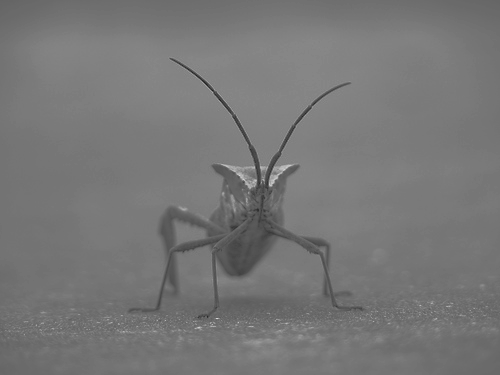
#> input picture Test 2 Practice/Problem02/stinkboi.png, 500 x 375 px
$ python problem02.py
#> lines starting #> are read from the running program, lines starting #| are printed output that depends on the picture; after the words box and inside, x2 and y2 are one past the last pixel; in counts of white or black regions, pixels touching at a corner belong together
# -*- coding: utf-8 -*-
"""
Created on Mon Oct 26 11:07:59 2020

@author: haden
"""

import matplotlib.pyplot as plt
import matplotlib.image as image
im = image.imread('stinkboi.png')
#> im is the input picture: shape (375, 500) float32; min 0.118, max 0.843, mean 0.466
mask = (im<0.1) | (im>0.39)
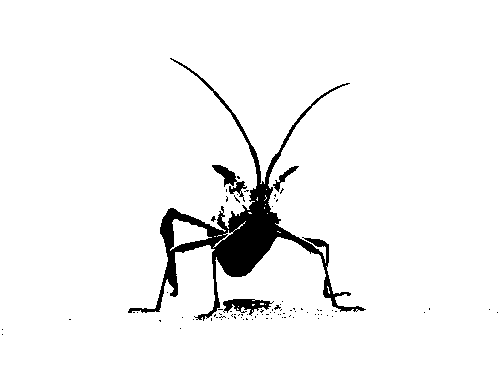
#> mask: shape (375, 500) bool; 95.4% white; 85 black regions (81 under 20 px), largest, box (x1, y1, x2, y2) and area: (128, 58, 366, 321) 7423, (223, 299, 274, 316) 434, (212, 165, 247, 202) 388, (273, 166, 299, 192) 160
plt.figure(2)
plt.imshow(mask,cmap='gray')
